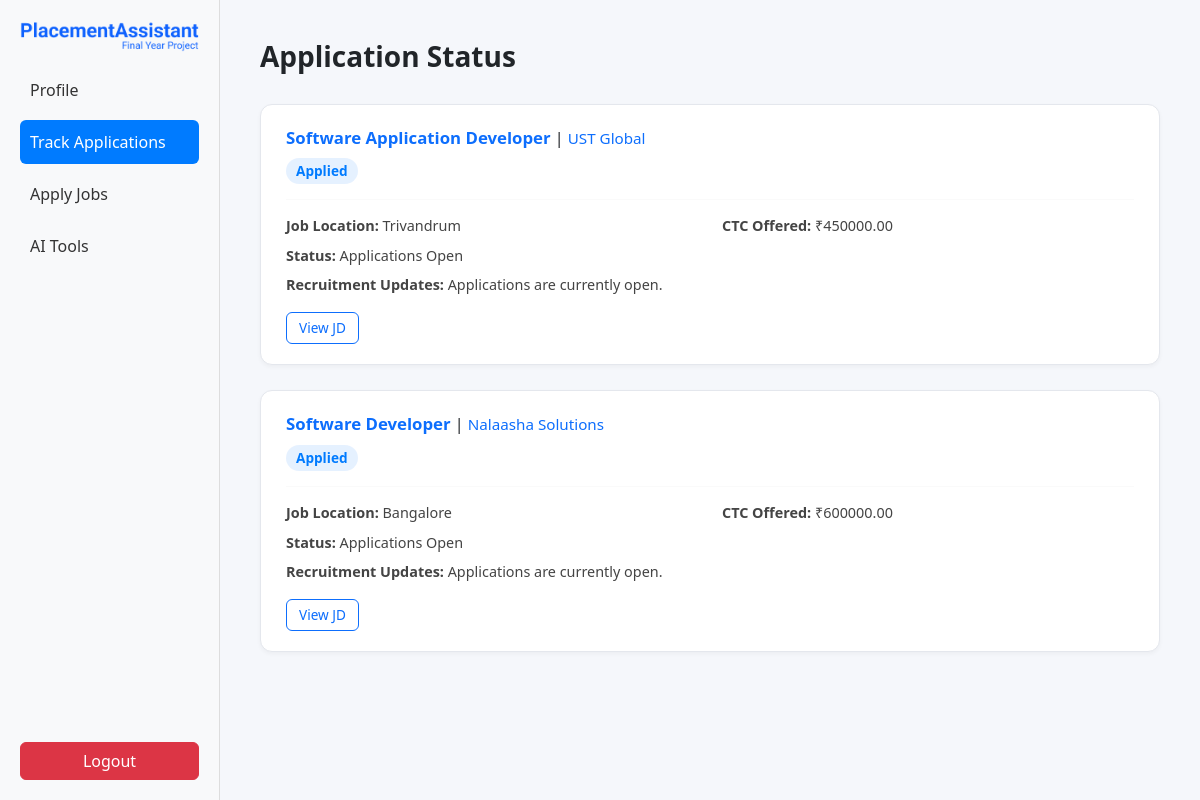
Page /jobs/track/ (signed in) on the earlier database version.
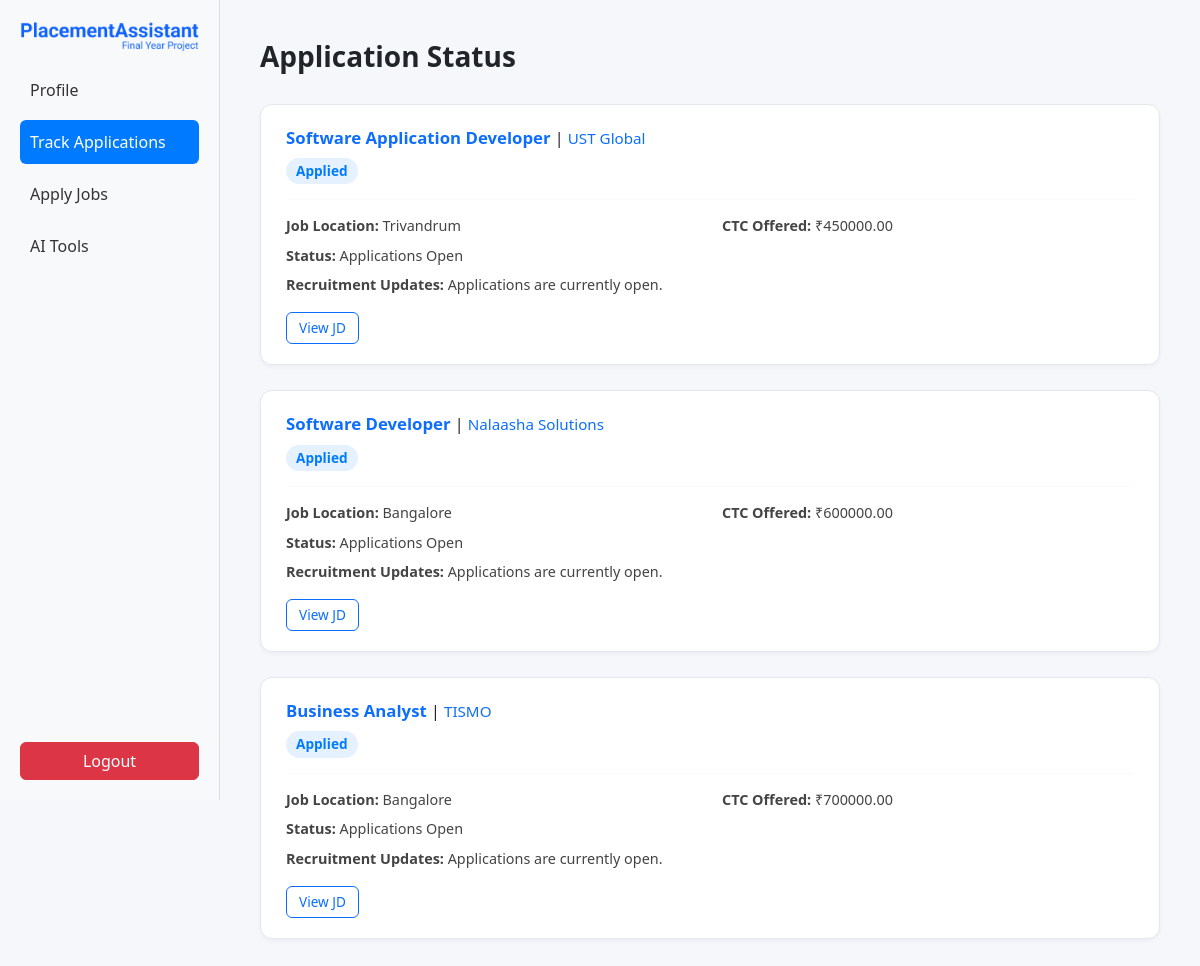
Same page on the later database version.
### jobs/models.py (models this page shows, shortened)
class Application(models.Model):
    STATUS_CHOICES = [
        ("Applied", "Applied"),
        ("Shortlisted", "Shortlisted"),
        ("Rejected", "Rejected"),
        ("Selected", "Selected"),
    ]
    student = models.ForeignKey(User, on_delete=models.CASCADE, related_name="applications")
    job = models.ForeignKey(Job, on_delete=models.CASCADE, related_name="applications")
    applied_at = models.DateTimeField(default=timezone.now)
    status = models.CharField(max_length=20, choices=STATUS_CHOICES, default="Applied")
    class Meta:
        unique_together = ("student", "job")  # Prevent multiple applications

class Job(models.Model):
    SLAB_CHOICES = [
        (1, "Slab 1 (< 6 LPA)"),
        (2, "Slab 2 (6–12 LPA)"),
        (3, "Slab 3 (>= 12 LPA)"),
    ]
    STATUS_CHOICES = [
        ('open', 'Applications Open'),
        ('progress', 'In Progress'),
        ('closed', 'Completed'),
    ]
    title = models.CharField(max_length=255)
    company_name = models.CharField(max_length=255)
    location = models.CharField(max_length=255)
    ctc = models.DecimalField(max_digits=10, decimal_places=2)  # LPA
    slab = models.IntegerField(choices=SLAB_CHOICES, blank=True, null=True)
    deadline = models.DateTimeField()
    min_cgpa = models.DecimalField(max_digits=4, decimal_places=2)
    max_backlogs = models.IntegerField(default=0)
    history_allowed = models.BooleanField(default=True)
    jd_file = models.FileField(upload_to="job_descriptions/",null=True, blank=True)
    created_by = models.ForeignKey(User, on_delete=models.CASCADE, related_name="posted_jobs")
    created_at = models.DateTimeField(auto_now_add=True)
    status = models.CharField(max_length=20, choices=STATUS_CHOICES, default='open')
    recruitment_updates = models.TextField(default="Applications are currently open.", blank=True)

### jobs/views.py (the view)
# urls.py: path('track/', views.track_applications, name='track_applications'),
@login_required
def track_applications(request):
    applications = Application.objects.filter(student=request.user).select_related('job')
    return render(request, 'students/track_applications.html', {'applications': applications})

### students/templates/students/track_applications.html (shortened to what this page needs)
{% load static %}
<!DOCTYPE html>
<html lang="en">
<head>
  <link href="https://cdn.jsdelivr.net/npm/bootstrap@5.3.2/dist/css/bootstrap.min.css" rel="stylesheet">
</head>
<body>
  <div class="d-flex">
    <div class="sidebar">
      <div class="logo-container text-center mb-3">
        <img src="{% static 'images/logo.png' %}" alt="PlacementAssistant Logo" class="img-fluid" style="max-height: 40px;">
      </div>
      <a href="{% url 'student_profile' %}">Profile</a>
      <a href="{% url 'track_applications' %}" class="active">Track Applications</a>
      <a href="{% url 'job_list' %}">Apply Jobs</a>
      <a href="{% url 'ai_tools' %}">AI Tools</a>
      <form method="post" action="/">
        <button type="submit" class="btn btn-danger w-100 mt-auto">Logout</button>
      </form>
    </div>
    <div class="main-content">
      <h3>Application Status</h3>
      {% if applications %}
        {% for app in applications %}
          <div class="app-card">
            <div>
              <span class="job-title">{{ app.job.title }}</span> |
              <span class="company-name">{{ app.job.company_name }}</span>
            </div>
            <div class="mt-2">
              <span class="status status-{{ app.status|lower }}">
                {{ app.get_status_display }}
              </span>
            </div>
            <hr>
            <div class="row job-info">
              <div class="col-md-6"><strong>Job Location:</strong> {{ app.job.location }}</div>
              <div class="col-md-6"><strong>CTC Offered:</strong> ₹{{ app.job.ctc }}</div>
            </div>
            <div class="job-info"><strong>Status:</strong> {{ app.job.get_status_display }}</div>
            <div class="job-info"><strong>Recruitment Updates:</strong> {{ app.job.recruitment_updates }}</div>
            {% if app.job.jd_file %}
              <a href="{{ app.job.jd_file.url }}" target="_blank" class="btn btn-outline-primary btn-sm mt-2">
                View JD
              </a>
            {% endif %}
          </div>
        {% endfor %}
      {% else %}
        <p class="text-muted">You haven’t applied to any jobs yet.</p>
      {% endif %}
    </div>
  </div>
</body>
</html>

Differences in the rows shown:
added Application: job "Business Analyst", job.company_name "TISMO", status "Applied", job.location "Bangalore", job.ctc "700000.00", job.status "Applications Open", job.recruitment_updates "Applications are currently open."
